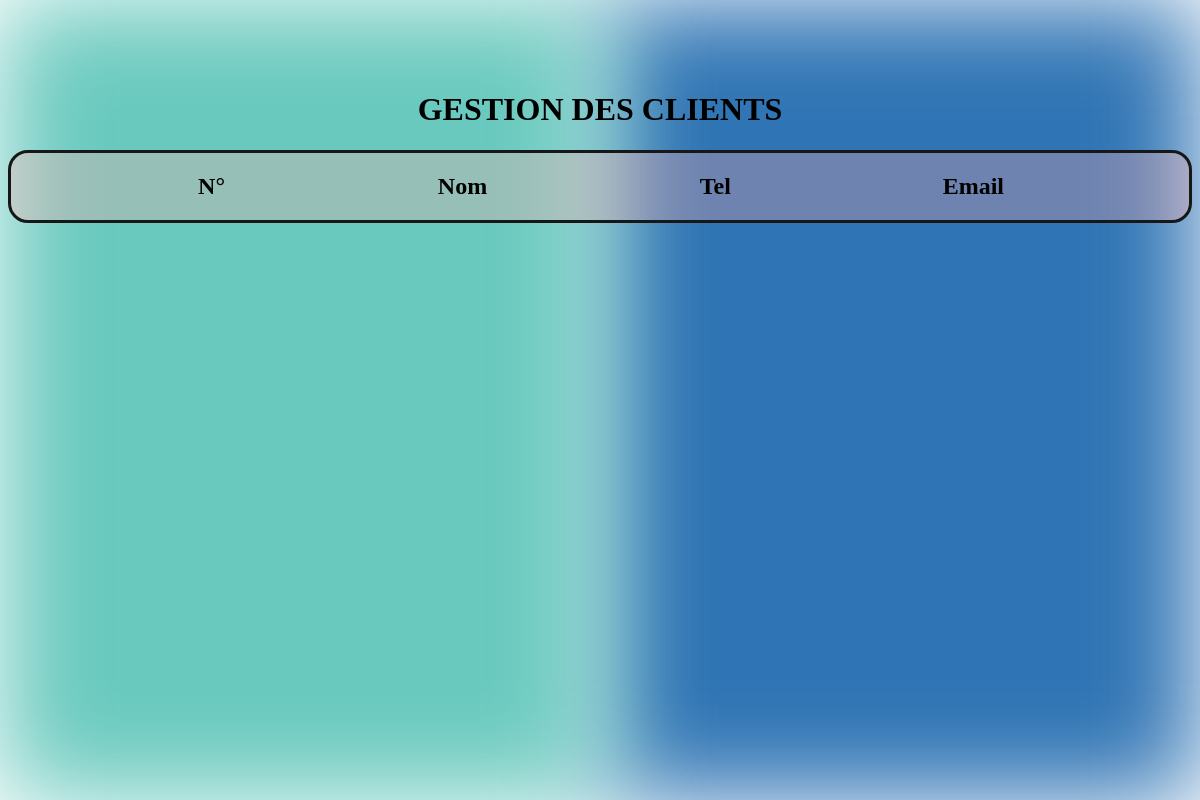
Before: /index.php?action=gestion_clients with the older database file.
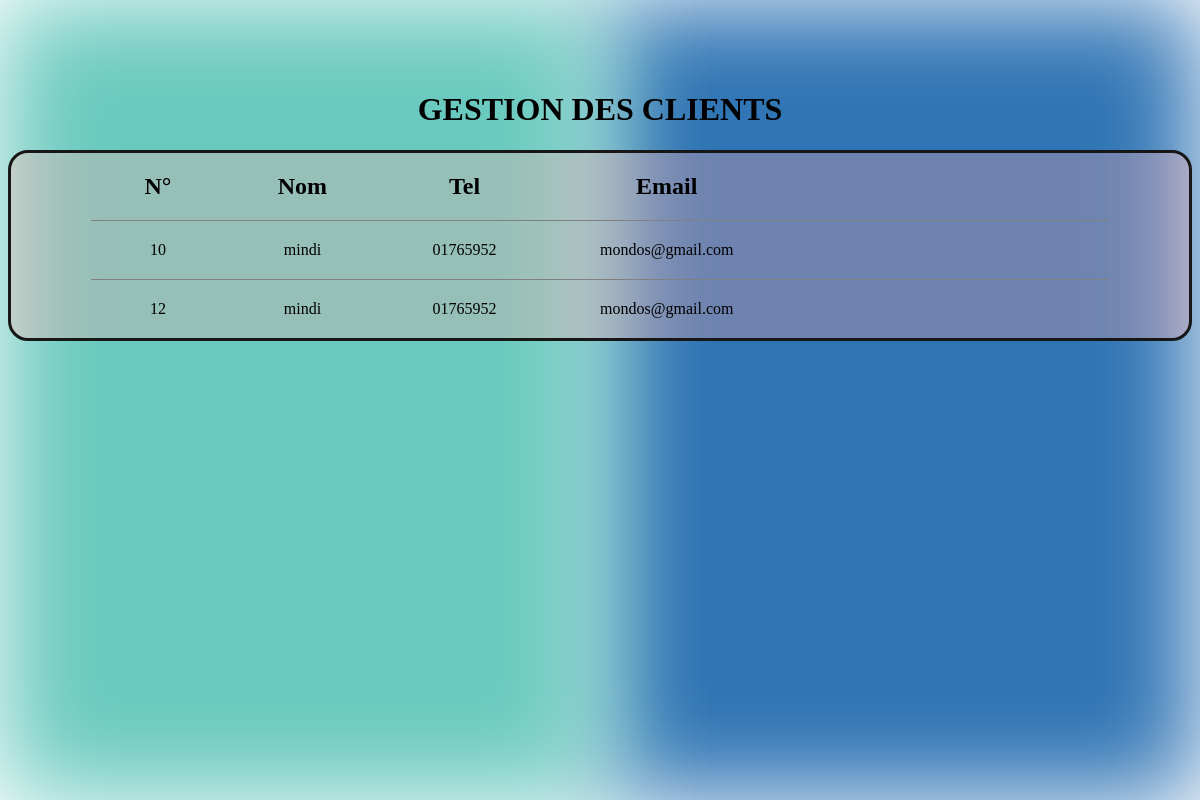
After: the same page with the newer database file.
### tables this page shows
CREATE TABLE IF NOT EXISTS `client` (
  `id_client` int(11) NOT NULL AUTO_INCREMENT,
  `nom` varchar(255) NOT NULL,
  `adresse` varchar(255) DEFAULT NULL,
  `facebook` varchar(255) DEFAULT NULL,
  `instagram` varchar(255) DEFAULT NULL,
  `email` varchar(255) DEFAULT NULL,
  `telephone` varchar(255) DEFAULT NULL,
  `id_membership` int(11) NOT NULL,
  PRIMARY KEY (`id_client`)
);

### src/controllers/client/gestion_clients.php (called while the page is built)
<?php
require_once('src/lib/database.php');
require_once('src/model/client.php');
class GestionClients
{
    public function execute()
    {
        $connection = new DatabaseConnection();
        $clientRepository = new ClientRepository();
        $clientRepository->connection = $connection;
        $clients = $clientRepository->getClients();
        require('templates/client/gestion_clients.php');
    }
}

### src/lib/database.php (called while the page is built)
<?php
class DatabaseConnection
{
    public ?\PDO $database = null;
    public function getConnection(): \PDO
    {
        if ($this->database === null) {
            $this->database = new \PDO('mysql:host=localhost;dbname=conciergerie;charset=utf8', 'root', '');
        }
        return $this->database;
    }
}

### src/model/client.php (called while the page is built, shortened)
<?php
require_once('src/lib/database.php');
class ClientRepository
{
    public DatabaseConnection $connection;
    public function getClients(): array
    {
        $statement = $this->connection->getConnection()->query(
            "SELECT * FROM client ORDER BY id_client"
        );
        $clients = [];
        while (($row = $statement->fetch())) {
            $client = new Client();
            $client->id_client = $row['id_client'];
            $client->nom = $row['nom'];
            $client->adresse = $row['adresse'];
            $client->email = $row['email'];
            $client->telephone = $row['telephone'];
            $client->facebook = $row['facebook'];
            $client->instagram = $row['instagram'];
            $client->id_membership = $row['id_membership'];
            $clients[] = $client;
        }
        return $clients;
    }
}
?>

### templates/client/gestion_clients.php (the view, shortened to what this page needs)
<?php require('./templates/autres/background.php') ?>
<h1 class="title">GESTION DES CLIENTS</h1>
<div class="ligne">
    <table border=1 frame=void rules=rows>
        <thead>
            <th>N°</th>
            <th>Nom</th>
            <th>Tel</th>
            <th>Email</th>
        </thead>
        <tbody>
            <?php
            foreach ($clients as $client) {
            ?>
                <tr>
                    <td>
                        <?= $client->id_client ?>
                    </td>
                    <td>
                        <?= $client->nom ?>
                    </td>
                    <td>
                        <?= $client->telephone ?>
                    </td>
                    <td>
                        <?= $client->email ?>
                    </td>
                    <td>
                    </td>
                    <td>
                    </td>
                    <td>
                    </td>
                </tr>
            <?php
            }
            ?>
        </tbody>
    </table>
</div>
<?php $content = ob_get_clean(); ?>
<?php require('./templates/autres/layout.php') ?>

### index.php (shortened to what this page needs)
<?php
require_once('src/controllers/client/gestion_clients.php');
try {
    if (isset($_GET['action']) && $_GET['action'] !== '') {
        if ($_GET['action'] === 'gestion_clients') {
            (new GestionClients())->execute();
        }
    } else {
        (new Accueil())->execute();
    }
} catch (Exception $e) {
    $errorMessage = $e->getMessage();
    require('./templates/autres/error.php');
}

### templates/autres/background.php
<div class="bg1"></div>
<div class="bg2"></div>

### templates/autres/layout.php (shortened to what this page needs)
<!DOCTYPE html>
<html>
    <head>
        <link href="css/styles.css" rel="stylesheet" />
    </head>
    <body>
        <?= $content ?>
    </body>
</html>

### css/styles.css (style rules this page uses)
.bg1 { background-color: #2f74b4; left: 50vw; filter: blur(50px); height: 100vh; position: absolute; top: 0; width: 50vw; }
.bg2 { background-color: #69c9be; left: 0; filter: blur(50px); height: 100vh; position: absolute; top: 0; width: 50vw; }
.title { position: relative; text-align: center; padding-top: 70px; color: black; }
td, th { padding: 20px; text-align: center; width: 90rem; }
th { font-size: 1.5rem; }
.ligne { border: 3px solid rgb(22, 23, 22); border-radius: 20px; position: relative; padding-left: 5rem; padding-right: 5rem; background-color: rgba(255, 165, 165, 0.3); }

Changed rows visible on the page:
added client: id_client "10", nom "mindi", telephone "01765952", email "mondos@gmail.com"
added client: id_client "12", nom "mindi", telephone "01765952", email "mondos@gmail.com"
